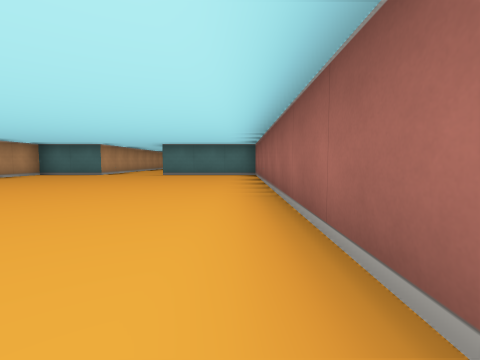
[1] (above)

19 first-person views from a walk through a cub3D maze. The camera is about half as high as the walls, tilts 4° down and sees 85° across. The floor is counted in squares. Each view is taken from the middle of a square. On the plan, view 1 faces up. The plan holds only what a view shows up to about 9 squares ahead; the rest is blank.

[2]
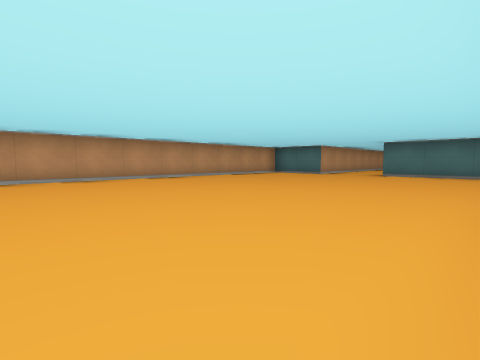

[3]
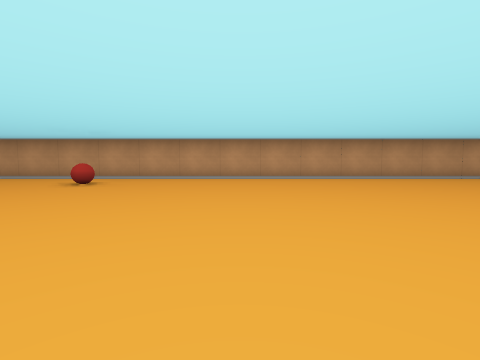

[4]
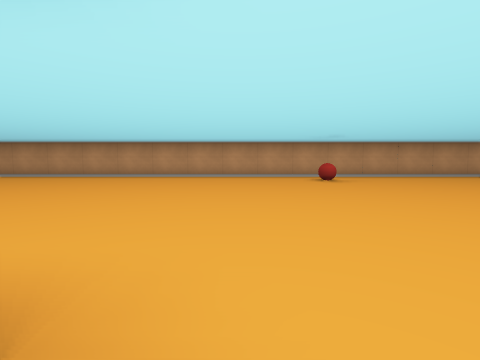

[5]
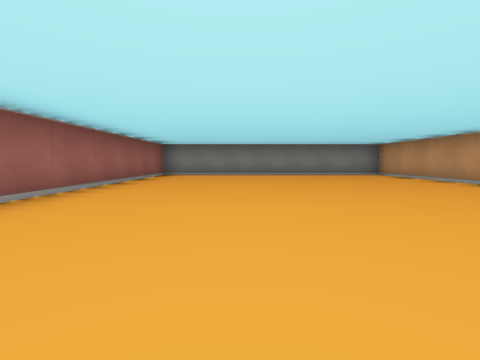

[6]
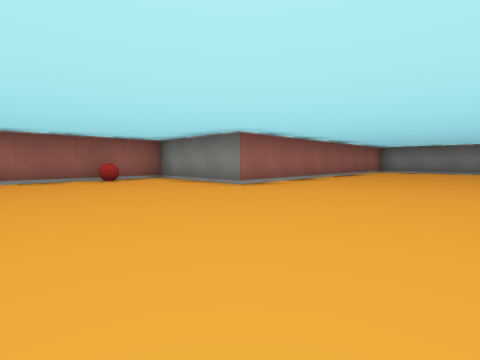

[7]
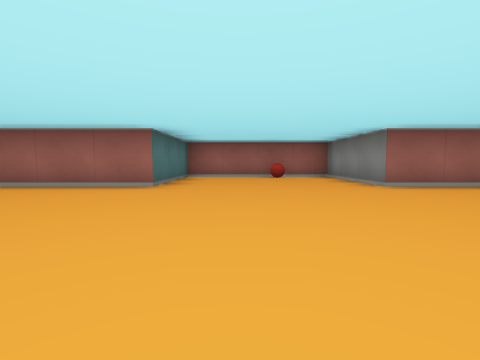

[8]
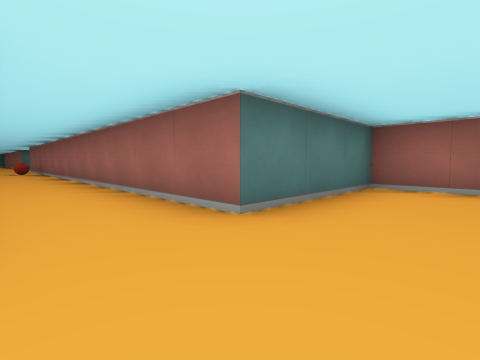

[9]
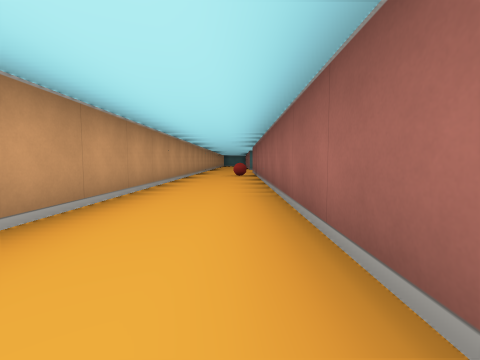

[10]
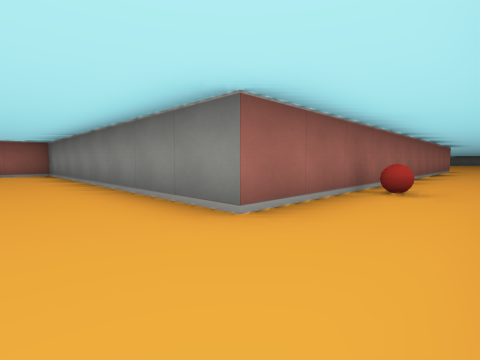

[11]
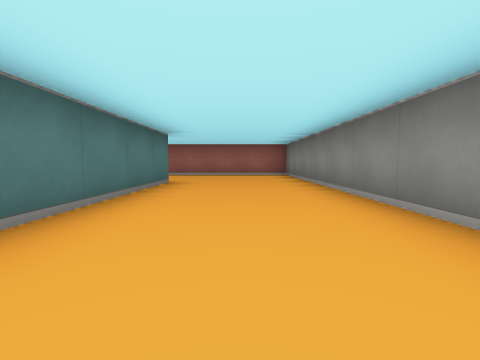

[12]
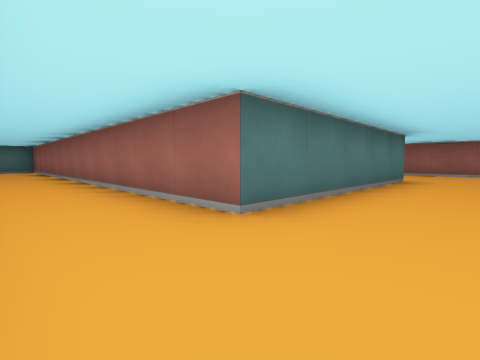

[13]
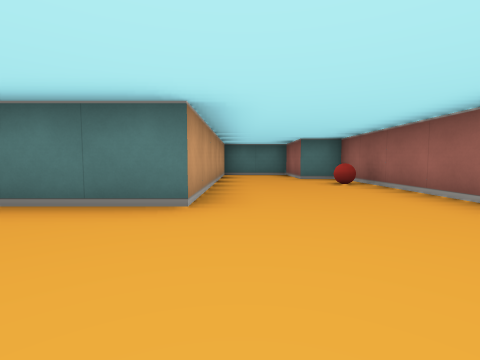

[14]
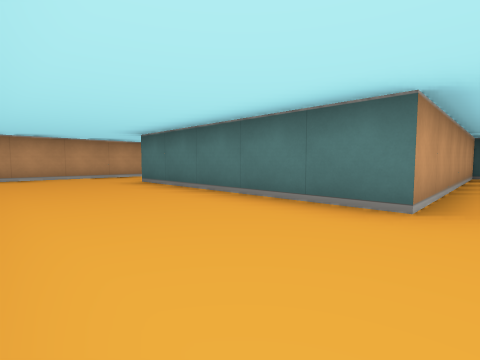

[15]
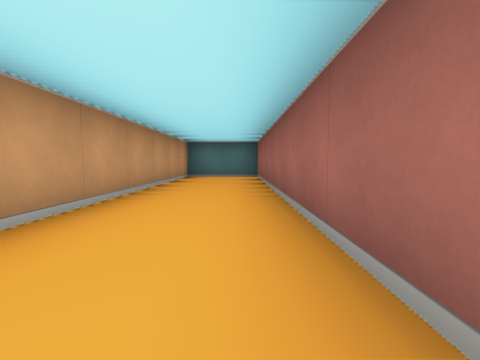

[16]
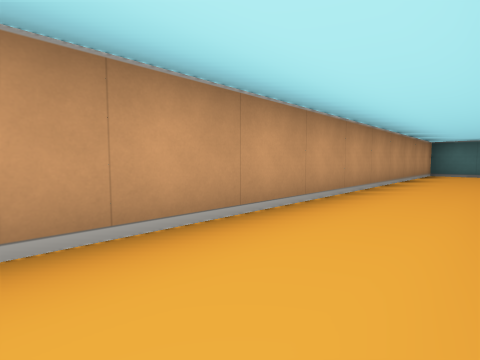

[17]
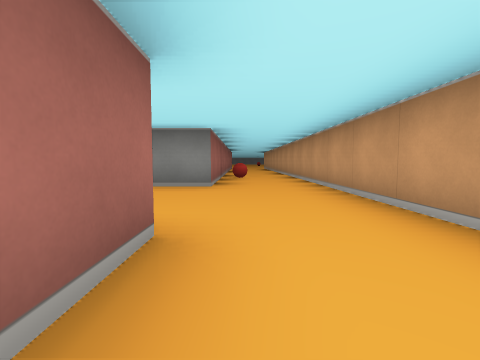

[18]
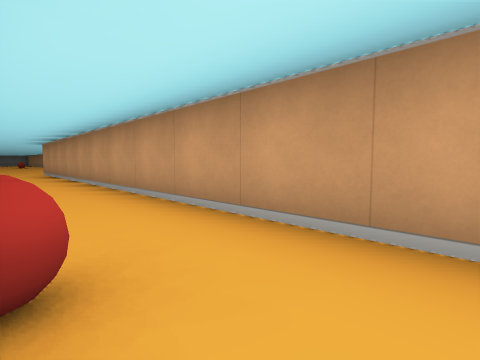

[19]
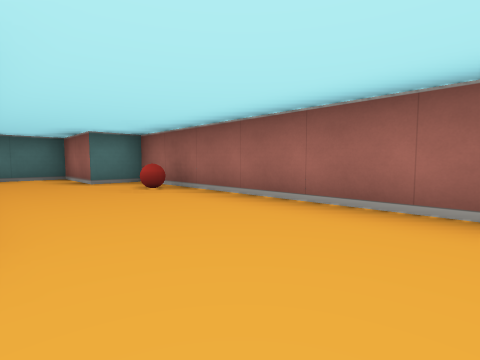

### Floor plan
Points are (right, up) in squares from view 1. A wall is a line through its corners. A room is listed if a view was taken in it or the views show most of it. See-through windows are left out.
Room 1 (views 1, 2, 3, 4, 5, 6, 7, 8, 9, 18)
walls: (-4.5, 21.5) (-4.5, 8.5) (-6.5, 8.5) (-6.5, -13.5) (0.5, -13.5) (0.5, -5.5) (3.5, -5.5) (3.5, -1.5) (0.5, -1.5) (0.5, 8.5) (-2.5, 8.5) (-2.5, 20.5)
ways out: opening at (-3.5, 20.5) to room 2
objects: ball (-5, -3); ball (-3, 18); ball (3, -4)
Room 2 (views 10, 11, 12, 13, 14, 15, 16, 17, 19)
walls: (-2.5, 20.5) (5.5, 20.5) (5.5, 27.5) (4.5, 27.5) (4.5, 29.5) (2.5, 29.5) (2.5, 23.5) (-2.5, 23.5) (-2.5, 34.5) (-4.5, 34.5) (-4.5, 21.5)
ways out: opening at (-3.5, 20.5) to room 1
objects: ball (5, 26)

Positions as (right, up) in squares from view 1, and headings:
1: (0, 0), facing up
2: (0, 0), facing up-left
3: (0, 0), facing left
4: (1, -5), facing left
5: (-2, -5), facing down
6: (-3, -2), facing down-right
7: (-4, -3), facing right
8: (-4, 7), facing up-right
9: (-3, 10), facing up
10: (-4, 22), facing down-right
11: (-3, 22), facing right
12: (-4, 22), facing up-right
13: (3, 21), facing up
14: (3, 21), facing up-left
15: (-3, 27), facing up
16: (-3, 25), facing up-left
17: (-3, 25), facing down
18: (-3, 19), facing down-left
19: (3, 22), facing up-right
